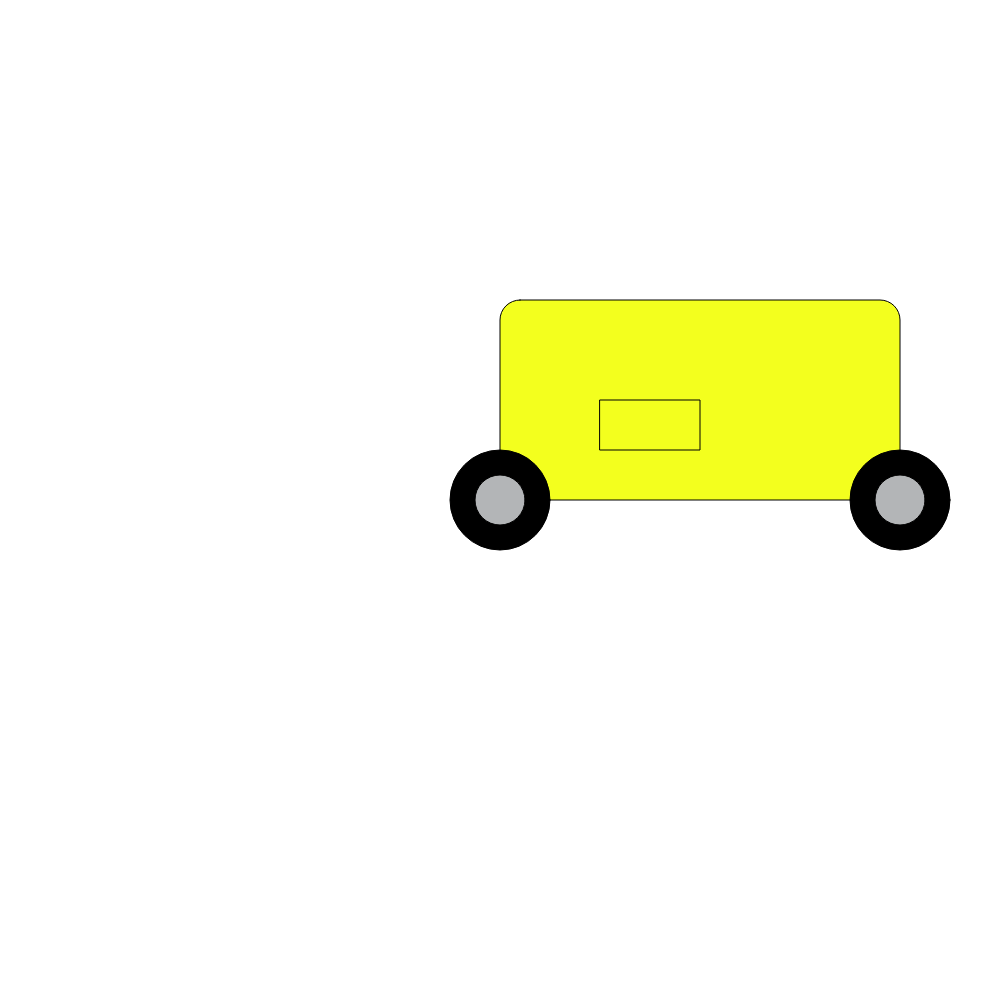
Frame 1 (no input)
Frame 60 (no input): identical to frame 1, image omitted
Frame 120 (the mouse pressed at the canvas centre since frame 60): identical to frame 1, image omitted

The p5.js sketch that drew this single still picture (run headless with seeded random() and noise() and a simulated clock; from frame 60 on, the mouse is pressed at the canvas centre):

// p5.js sketch
// ── sketch.js
var x = 500
var y = 500
function setup() {
  createCanvas(1000, 1000);
  fill(243, 255, 30);//yellow
  rect(x, y - 200, 400, 200, 20);//car body
  rect(x + 100, y- 100, 100, 50)
  fill(0, 0, 0);//black
  ellipse(x, y, 100, 100);//left tire
  ellipse(x + 400, y, 100, 100);//right tire
  fill(179, 181, 183);//gray
  ellipse(x, y, 50, 50);//left center wheele
  ellipse(x + 400, y, 50, 50);//right center wheele

}

function draw() {
  // put drawing code here
}
